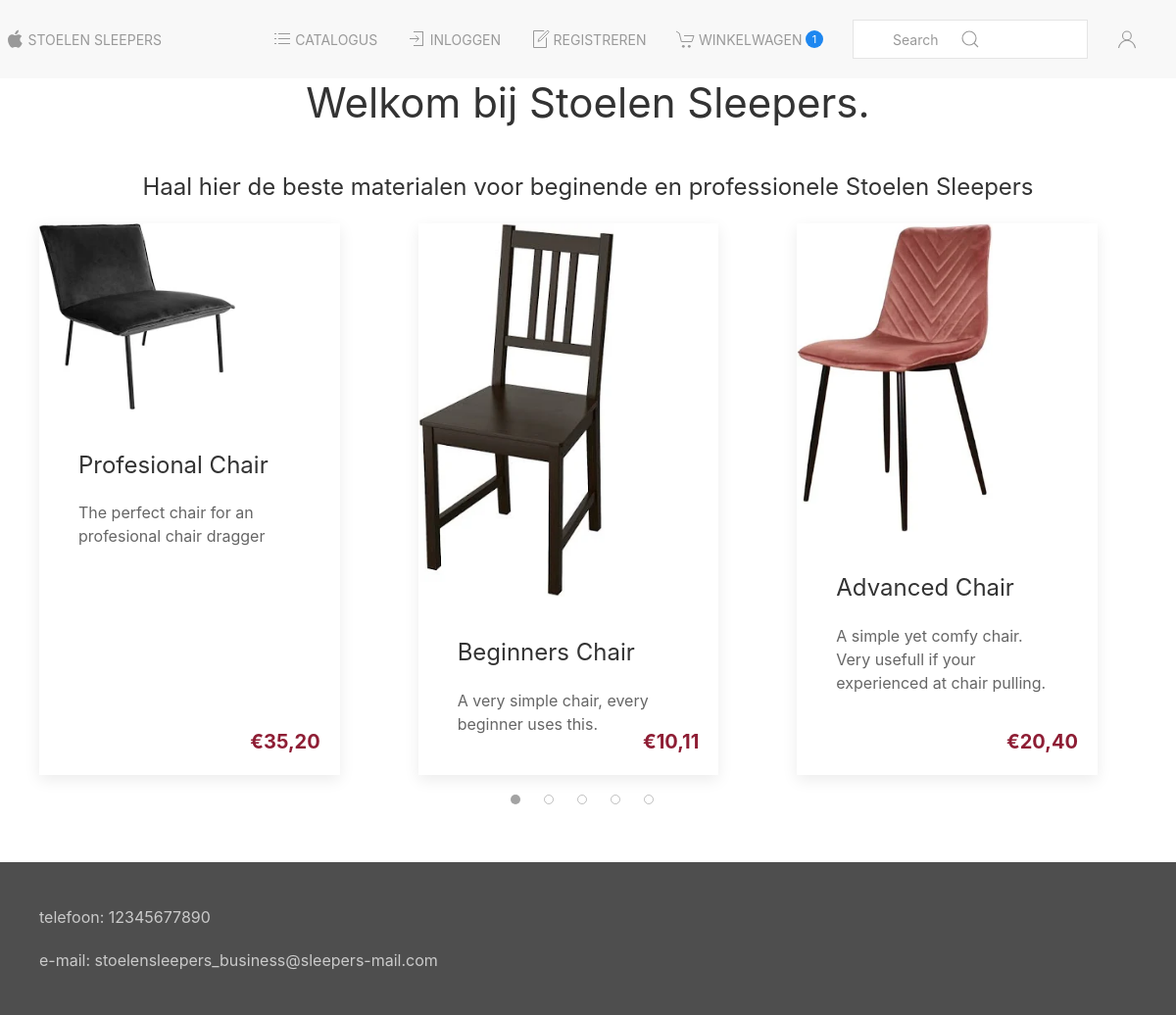
The app's page /dev/index.php with its own data.
### tables this page shows
CREATE TABLE `products` (
  `ID` int(11) NOT NULL,
  `name` varchar(50) NOT NULL,
  `description` varchar(250) NOT NULL,
  `price` float NOT NULL,
  `image` varchar(50) NOT NULL
);

### dev/src/database/Database.class.php (called while the page is built, shortened)
<?php
class Database extends PDO
{
    public function select($sql) {
        $query = $this->prepare($sql);
        $query->execute();
        return $query->fetchAll(PDO::FETCH_ASSOC);
    }
}

### dev/src/helpers/price.helper.php (called while the page is built, shortened)
<?php
class PriceHelper
{
    public function parseFloatToPrice(float $float)
    {
        $stringFloat = (string) $float;
        $stringFloat = str_replace(".", ",", $stringFloat);
        $decimals = preg_split("/,/", $stringFloat);
        $decimals = (string) $decimals[1];
        if (!str_ends_with($decimals, "0") && !str_ends_with($decimals, "-")
            && strlen($decimals) < 2) {
            $stringFloat .= "0";
        }
        return $stringFloat;
    }
}

### dev/index.php (the view, shortened to what this page needs)
<?php
include("./src/database/Database.class.php");
include_once("./src/helpers/price.helper.php");
$PriceHelper = new PriceHelper();
try {
    $dbconn = new Database();
    $sql = "SELECT * FROM products";
    $recset = $dbconn->select($sql);
} catch (PDOException $e) {
    echo "Connection failed: " . $e->getMessage();
}
include_once("template/head.inc.php");
?>
<main>
    <div class="uk-flex uk-flex-center">
        <h1>Welkom bij Stoelen Sleepers.</h1>
    </div>
    <br>
    <div class="uk-flex uk-flex-center">
        <h3>Haal hier de beste materialen voor beginende en professionele Stoelen Sleepers</h3>
    </div>
    <div class="uk-container">
        <div class="uk-slider-container-offset" uk-slider="autoplay: true; autoplay-interval: 3000; active: first"
            id="slider-products">
            <div class="uk-position-relative uk-visible-toggle uk-dark" tabindex="-1">
                <div class="uk-slider-items uk-child-width-1-2@s uk-child-width-1-3@m uk-grid">
                    <?php for ($i = 0; $i < 5; $i++):
                        $product = $recset[$i]; ?>
                        <div class="uk-link-reset">
                            <div class="uk-card uk-card-default uk-height-1-1">
                                <a href="product.php?product_id=<?= $product['ID'] ?>">
                                    <div class="uk-card-media-top">
                                        <img src=<?= $product['image'] ?> height="300" width="200" alt="">
                                    </div>
                                    <div class="uk-card-body">
                                        <h3 class="uk-card-title"><?= $product['name'] ?></h3>
                                        <p><?= $product['description'] ?></p>
                                    </div>
                                    <div class="">
                                        <div class="uk-flex uk-flex-row">
                                            <div class="uk-flex-column uk-width-1-3">
                                                <h4
                                                    class="price-text uk-position-bottom-right uk-margin-right uk-margin-top">
                                                    &euro;<?= $PriceHelper->parseFloatToPrice($product['price']) ?></h4>
                                            </div>
                                        </div>
                                    </div>
                                </a>
                            </div>
                        </div>
                    <?php endfor; ?>
                </div>
            </div>
            <ul class="uk-slider-nav uk-dotnav uk-flex-center uk-margin"></ul>
        </div>
    </div>
</main>
<?php
include_once("template/foot.inc.php");

### dev/template/head.inc.php (shortened to what this page needs)
<!DOCTYPE html>
<html lang="en">
<head>
    <link href="./css/uikit_rtl.min.css" rel="stylesheet" />
    <link href="./css/uikit.min.css" rel="stylesheet" />
</head>
<body>
    <nav class="uk-navbar-container">
        <div uk-navbar class="uk-margin-xsmall-left uk-margin-medium-right">
            <div class="uk-navbar-left">
                <ul class="uk-navbar-nav">
                    <li>
                        <a href="index.php">
                            <span uk-icon="icon: apple"></span>
                            <p>Stoelen sleepers</p>
                        </a>
                    </li>
                </ul>
            </div>
            <div class="uk-navbar-right">
                <ul class="uk-navbar-nav">
                    <li>
                        <a href="catalogue.php">
                            <span uk-icon="icon: list"></span>
                            <p>Catalogus</p>
                        </a>
                    </li>
                    <li>
                        <a href="login.php">
                            <span uk-icon="icon: sign-in"></span>
                            <p>Inloggen</p>
                        </a>
                    </li>
                    <li>
                        <a href="register.php">
                            <span uk-icon="icon: file-edit"></span>
                            <p>Registreren</p>
                        </a>
                    </li>
                    <li>
                        <a href="cart.php">
                            <span uk-icon="icon: cart"></span>
                            <p>Winkelwagen</p>
                            <span class="uk-badge">1</span>
                        </a>
                    </li>
                    <li>
                        <div>
                            <div class="uk-navbar-item">
                                <form class="uk-search uk-search-navbar">
                                    <span uk-search-icon></span>
                                    <input class="uk-search-input" type="search" placeholder="Search"
                                        aria-label="Search">
                                </form>
                            </div>
                        </div>
                    </li>
                    <li>
                        <a><span uk-icon="icon: user" class="uk-parent"></span></a>
                    </li>
                </ul>
            </div>
        </div>
    </nav>

### dev/template/foot.inc.php (shortened to what this page needs)
<footer>
        <div uk-sticky="position: bottom">
            <div class="uk-overlay-primary">
                <div class="uk-container">
                    <br>
                    <p>telefoon: 12345677890</p>
                    <p>e-mail: stoelensleepers_business@sleepers-mail.com</p>
                    <br>
                </div>
            </div>
        </div>
    </footer>
</body>
</html>

### records on screen
products: image (picture), name "Profesional Chair", description "The perfect chair for an profesional chair dragger", price "35,20"
products: image (picture), name "Beginners Chair", description "A very simple chair, every beginner uses this.", price "10,11"
products: image (picture), name "Advanced Chair", description "A simple yet comfy chair. Very usefull if your experienced at chair pulling.", price "20,40"
